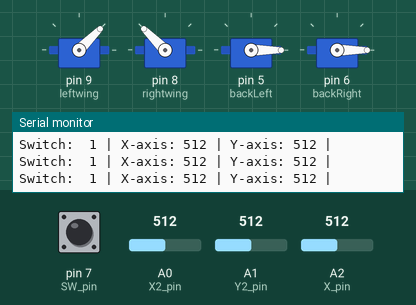
Bench run of a sketch on a simulated Arduino Uno, built with avr-gcc and run on an emulated ATmega328P. On the bench: 4 × servo, the last lines printed to the serial monitor. Inputs (shaded band) come from the test bench; at power-on: A2 (X_pin) = 512, A1 (Y2_pin) = 512, pin 7 (SW_pin) HIGH, A0 (X2_pin) = 512.

Above: at 1.2 s.
1.3 s: A2 (X_pin) set to 267
2.8 s: A2 (X_pin) set to 248
At 3.7 s:
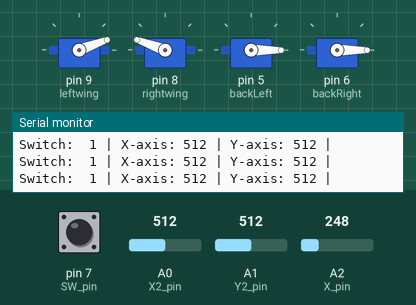
4.3 s: A1 (Y2_pin) set to 537
At 5.4 s:
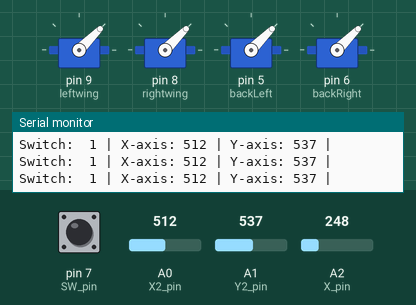
5.9 s: A1 (Y2_pin) set to 511
At 7.0 s:
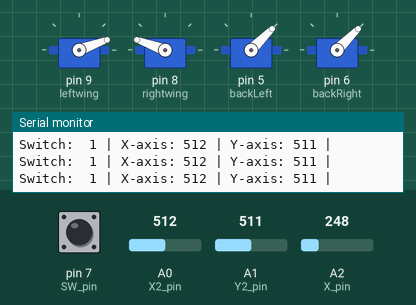
7.5 s: A1 (Y2_pin) set to 306
At 8.6 s:
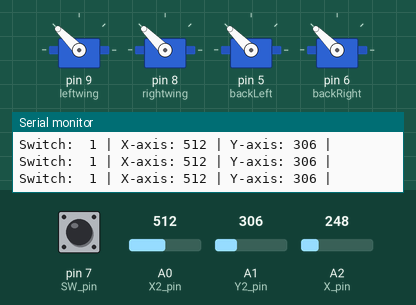
9.1 s: A1 (Y2_pin) set to 524
At 10.3 s:
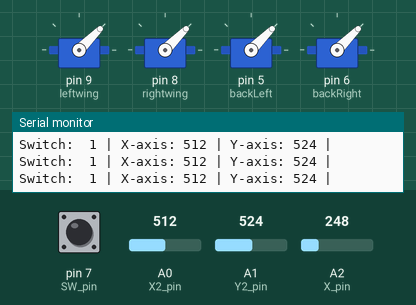
Timing chart, 0 to 11.7 s (numbered marks = the images above; inputs shaded):
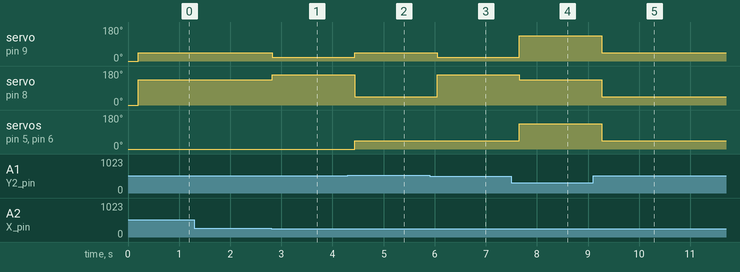

The sketch:

servo_airplane.ino
```cpp
#include <Servo.h>
Servo leftwing;
Servo rightwing;
Servo backLeft;
Servo backRight;
int pos = 0;
const int SW_pin = 7;
const int X_pin = 2;
const int Y_pin = 3;
const int SW2_pin = 10;
const int X2_pin = 0;
const int Y2_pin = 1;

void setup() {
  leftwing.attach(9);
  rightwing.attach(8);
   backLeft.attach(5);
    backRight.attach(6);
  pinMode(SW_pin, INPUT);
  digitalWrite(SW_pin, HIGH);
    pinMode(SW2_pin, INPUT);
  digitalWrite(SW2_pin, HIGH);
  Serial.begin(9600);
  leftwing.write(0);
  rightwing.write(0);
  backLeft.write(0);
  backRight.write(0);
}

void loop() {
  Serial.print("Switch:  ");
  Serial.print(digitalRead(SW_pin));
  Serial.print(" | ");
  Serial.print("X-axis: ");
  Serial.print(analogRead(X2_pin));
  Serial.print(" | ");
  Serial.print("Y-axis: ");
  Serial.print(analogRead(Y2_pin));
  Serial.println(" | ");
  delay(200);
  if(analogRead(Y2_pin)>=520){
leftwing.write(45);
rightwing.write(45);
backLeft.write(45);
backRight.write(45);
  }
  else if(analogRead(Y2_pin)<=500){
leftwing.write(135);
rightwing.write(135);
backLeft.write(135);
backRight.write(135);
  }
  else if(analogRead(X_pin)>=700){
leftwing.write(160);
rightwing.write(20);
  }
    else if(analogRead(X_pin)>=525){
leftwing.write(135);
rightwing.write(45);
  }
  else if(analogRead(X_pin)<=254){
leftwing.write(20);
rightwing.write(160);
  }
    else if(analogRead(X_pin)<=514){
leftwing.write(45);
rightwing.write(135);
  }
 else{
  leftwing.write(90);
  rightwing.write(90);
 }
  }
```

Measured:
- the behaviour switches between 255 and 254 on A2 (X_pin) (found by bisection; images 0 and 1)
- the behaviour switches between 519 and 520 on A1 (Y2_pin) (found by bisection; images 1 and 2)
- after the input at 2.8 s, servo on pin 9 (leftwing): 45° → 20° at once; servo on pin 8 (rightwing): 135° → 160° at once
- after the input at 4.3 s, servo on pin 9 (leftwing): 20° → 45° after 0.14 s; servo on pin 8 (rightwing): 160° → 45° after 0.14 s; servo on pin 5 (backLeft), servo on pin 6 (backRight): 0° → 45° after 0.14 s
- after the input at 5.9 s, servo on pin 9 (leftwing): 45° → 20° after 0.15 s; servo on pin 8 (rightwing): 45° → 160° after 0.15 s
- after the input at 7.5 s, servo on pin 9 (leftwing): 20° → 135° after 0.16 s; servo on pin 8 (rightwing): 160° → 135° after 0.16 s; servo on pin 5 (backLeft), servo on pin 6 (backRight): 45° → 135° after 0.16 s
- after the input at 9.1 s, servo on pin 9 (leftwing), servo on pin 8 (rightwing), servo on pin 5 (backLeft), servo on pin 6 (backRight): 135° → 45° after 0.17 s
